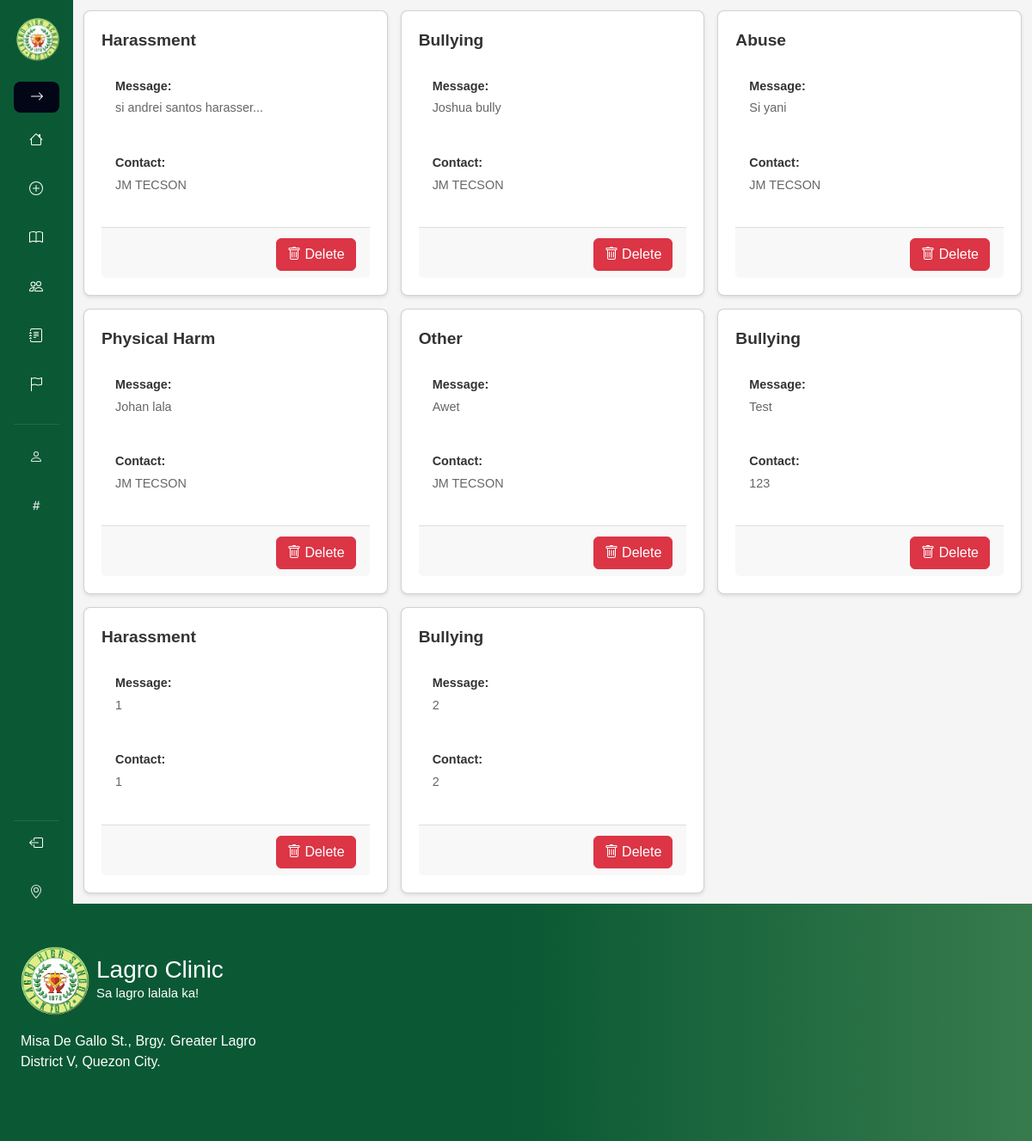
/in/reports.php, run on an earlier commit of the app's database.
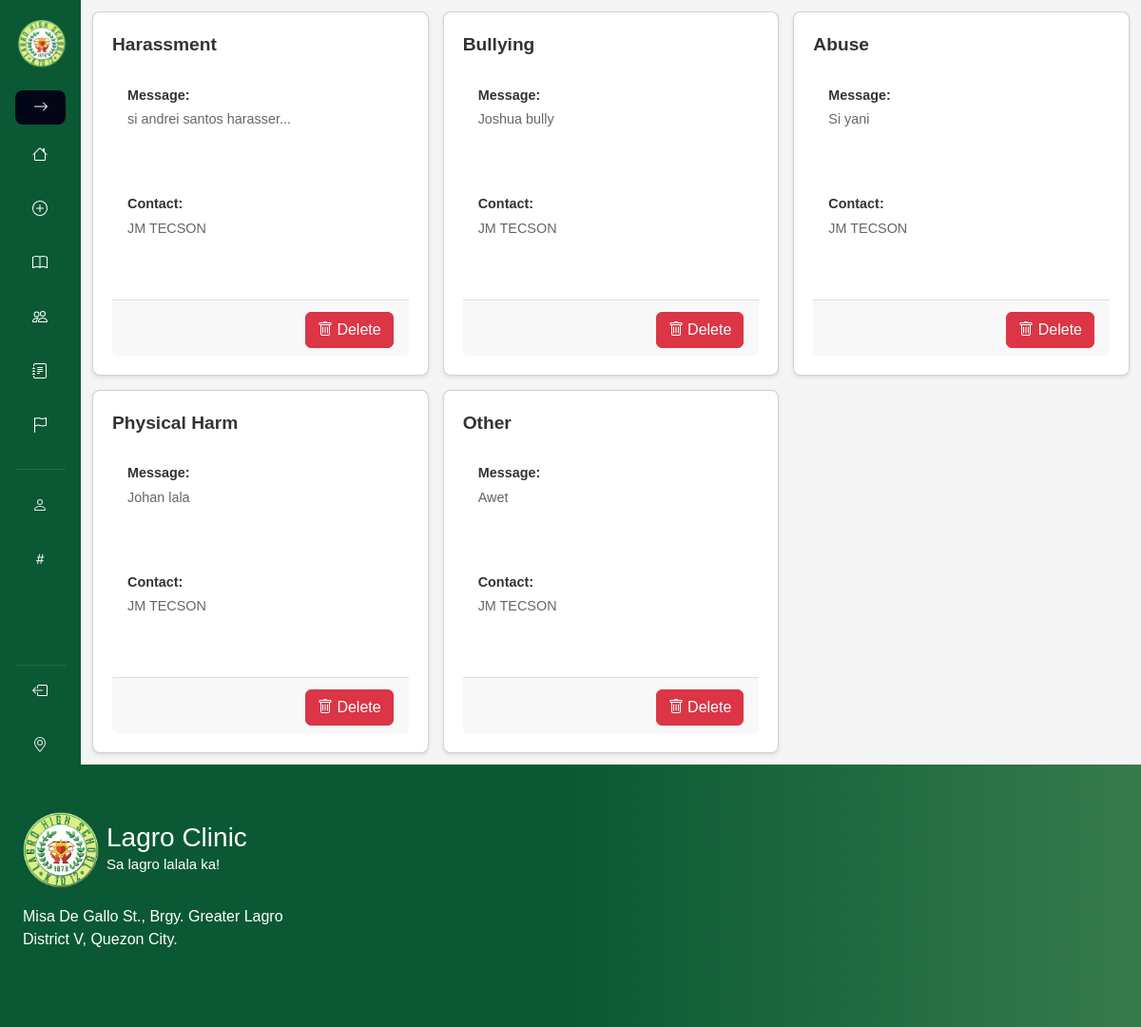
And on a later commit of the database.
### tables this page shows
CREATE TABLE `report` (
  `id` int(11) NOT NULL,
  `topic` varchar(50) NOT NULL,
  `message` longtext NOT NULL,
  `contact` varchar(100) NOT NULL,
  `added` datetime NOT NULL
);

### in/reports.php (the view, shortened to what this page needs)
<!DOCTYPE html>
<html lang="en">
<head>
    <link href="../css/bootstrap.min.css" rel="stylesheet" />
    <link href="https://cdn.jsdelivr.net/npm/remixicon@4.5.0/fonts/remixicon.css" rel="stylesheet" />
</head>
<body>
    <main>
        <div class="sidebar-container">
            <?php include '../include/sidebar.php'; ?>
        </div>
        <div class="container">
            <?php
            include "../include/db.php";
            $sql = "SELECT * FROM report";
            $result = mysqli_query($conn, $sql);
            if ($result->num_rows > 0) {
                while ($row = $result->fetch_assoc()) {
            ?>
                    <div class="card" data-id="<?php echo $row['id']; ?>">
                        <div class="card-topic"><?php echo htmlspecialchars($row['topic']); ?></div>
                        <div class="card-body">
                            <label>Message:</label>
                            <p><?php echo htmlspecialchars($row['message']); ?></p>
                        </div>
                        <div class="card-body">
                            <label>Contact:</label>
                            <p><?php echo htmlspecialchars($row['contact']); ?></p>
                        </div>
                        <div class="card-footer">
                            <button class="btn btn-danger" onclick="deleteReport(<?php echo $row['id']; ?>)">
                                <span></span> Delete
                            </button>
                        </div>
                    </div>
            <?php
                }
            } else {
                echo "<div class='no-reports'>No reports found.</div>";
            }
            ?>
        </div>
    </main>
    <?php include "../include/footer.php" ?>
</body>
</html>

What changed in the data, as far as the page shows it:
removed report: topic "Bullying", message "Test", contact "123"
removed report: topic "Harassment", message "1", contact "1"
removed report: topic "Bullying", message "2", contact "2"
